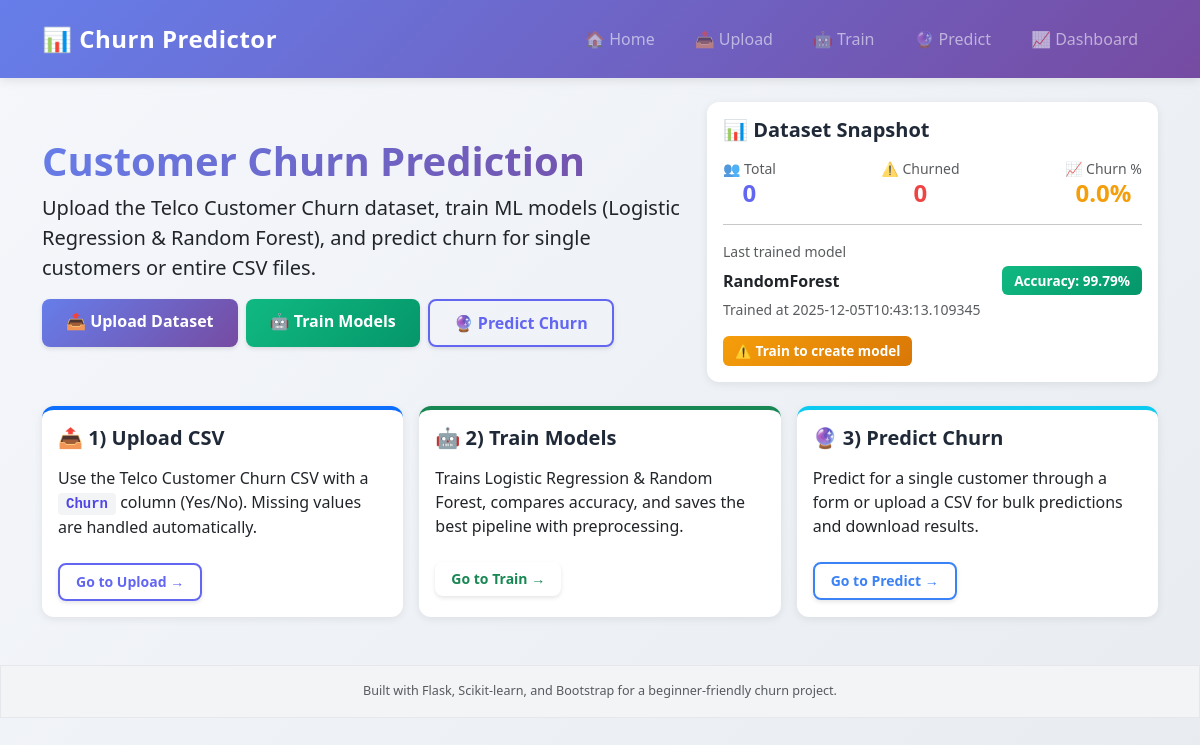
The page / on the database its author committed.
### tables this page shows
CREATE TABLE training_metrics (
            id INTEGER PRIMARY KEY AUTOINCREMENT,
            model_type TEXT,
            accuracy REAL,
            trained_at TEXT
        );

### app.py (the view)
@app.route("/")
def home():
    stats = dataset_stats(DATA_PATH)
    last_metric = latest_training_metric()
    return render_template(
        "home.html",
        stats=stats,
        last_metric=last_metric,
        model_exists=MODEL_PATH.exists(),
    )

### app.py (called while the page is built)
def get_db():
    conn = sqlite3.connect(DB_PATH)
    conn.row_factory = sqlite3.Row
    return conn

def latest_training_metric() -> Optional[Dict]:
    conn = get_db()
    cur = conn.cursor()
    cur.execute(
        "SELECT model_type, accuracy, trained_at FROM training_metrics ORDER BY id DESC LIMIT 1"
    )
    row = cur.fetchone()
    conn.close()
    if row:
        return dict(row)
    return None

def dataset_stats(csv_path: Path) -> Dict[str, float]:
    if not csv_path.exists():
        return {"total": 0, "churned": 0, "churn_pct": 0.0}
    df = load_dataset(csv_path)
    total = len(df)
    churned = int(df["Churn"].map({"Yes": 1, "No": 0}).sum()) if "Churn" in df else 0
    churn_pct = round((churned / total) * 100, 2) if total else 0.0
    return {"total": total, "churned": churned, "churn_pct": churn_pct}

### templates/home.html
{% extends "base.html" %}
{% block content %}
<div class="row align-items-center mb-4">
  <div class="col-md-7">
    <h1 class="fw-bold">Customer Churn Prediction</h1>
    <p class="lead">Upload the Telco Customer Churn dataset, train ML models (Logistic Regression & Random Forest), and predict churn for single customers or entire CSV files.</p>
    <div class="d-flex gap-2 flex-wrap">
      <a class="btn btn-primary" href="{{ url_for('upload') }}">📤 Upload Dataset</a>
      <a class="btn btn-success" href="{{ url_for('train_route') }}">🤖 Train Models</a>
      <a class="btn btn-outline-primary" href="{{ url_for('predict_route') }}">🔮 Predict Churn</a>
    </div>
  </div>
  <div class="col-md-5">
    <div class="card shadow-sm">
      <div class="card-body">
        <h5 class="card-title">📊 Dataset Snapshot</h5>
        <div class="d-flex justify-content-between">
          <div class="text-center">
            <span class="text-muted small d-block">👥 Total</span>
            <div class="h4 mb-0 text-primary fw-bold">{{ stats.total }}</div>
          </div>
          <div class="text-center">
            <span class="text-muted small d-block">⚠️ Churned</span>
            <div class="h4 mb-0 text-danger fw-bold">{{ stats.churned }}</div>
          </div>
          <div class="text-center">
            <span class="text-muted small d-block">📈 Churn %</span>
            <div class="h4 mb-0 text-warning fw-bold">{{ stats.churn_pct }}%</div>
          </div>
        </div>
        <hr>
        <p class="mb-1 small text-muted">Last trained model</p>
        {% if last_metric %}
          <div class="d-flex justify-content-between align-items-center">
            <strong>{{ last_metric.model_type }}</strong>
            <span class="badge bg-success">Accuracy: {{ '%.2f'|format(last_metric.accuracy * 100) }}%</span>
          </div>
          <div class="small text-muted mt-1">Trained at {{ last_metric.trained_at }}</div>
        {% else %}
          <div class="text-muted">No model trained yet.</div>
        {% endif %}
        <div class="mt-3">
          {% if model_exists %}
            <span class="badge bg-primary">✅ Model saved</span>
          {% else %}
            <span class="badge bg-warning">⚠️ Train to create model</span>
          {% endif %}
        </div>
      </div>
    </div>
  </div>
</div>
<div class="row g-3">
  <div class="col-md-4">
    <div class="card h-100 shadow-sm border-top border-primary border-4">
      <div class="card-body">
        <h5 class="card-title">📤 1) Upload CSV</h5>
        <p class="card-text">Use the Telco Customer Churn CSV with a <code>Churn</code> column (Yes/No). Missing values are handled automatically.</p>
        <a href="{{ url_for('upload') }}" class="btn btn-sm btn-outline-primary mt-2">Go to Upload →</a>
      </div>
    </div>
  </div>
  <div class="col-md-4">
    <div class="card h-100 shadow-sm border-top border-success border-4">
      <div class="card-body">
        <h5 class="card-title">🤖 2) Train Models</h5>
        <p class="card-text">Trains Logistic Regression & Random Forest, compares accuracy, and saves the best pipeline with preprocessing.</p>
        <a href="{{ url_for('train_route') }}" class="btn btn-sm btn-outline-success mt-2">Go to Train →</a>
      </div>
    </div>
  </div>
  <div class="col-md-4">
    <div class="card h-100 shadow-sm border-top border-info border-4">
      <div class="card-body">
        <h5 class="card-title">🔮 3) Predict Churn</h5>
        <p class="card-text">Predict for a single customer through a form or upload a CSV for bulk predictions and download results.</p>
        <a href="{{ url_for('predict_route') }}" class="btn btn-sm btn-outline-info mt-2">Go to Predict →</a>
      </div>
    </div>
  </div>
</div>
{% endblock %}

### static/style.css (style rules this page uses)
:root { --primary: #6366f1; --primary-dark: #4f46e5; --primary-light: #818cf8; --success: #10b981; --success-dark: #059669; --warning: #f59e0b; --danger: #ef4444; --info: #3b82f6; --dark: #1f2937; --light-gray: #f8f9fa; --gradient-primary: linear-gradient(135deg, #667eea 0%, #764ba2 100%); --gradient-success: linear-gradient(135deg, #10b981 0%, #059669 100%); --gradient-card: linear-gradient(135deg, #ffffff 0%, #f8f9fa 100%); }
* { transition: all 0.3s ease; }
body { background: linear-gradient(135deg, #f5f7fb 0%, #e8ecf1 100%); min-height: 100vh; font-family: 'Segoe UI', Tahoma, Geneva, Verdana, sans-serif; }
.card { border: none; border-radius: 12px; box-shadow: 0 4px 6px rgba(0, 0, 0, 0.07); overflow: hidden; background: white; }
.card-title { font-weight: 700; color: var(--dark); margin-bottom: 1rem; }
.shadow-sm { box-shadow: 0 2px 8px rgba(0, 0, 0, 0.08) !important; }
.btn { border-radius: 8px; font-weight: 600; padding: 0.6rem 1.5rem; border: none; transition: all 0.3s ease; box-shadow: 0 2px 4px rgba(0, 0, 0, 0.1); }
.btn-primary { background: var(--gradient-primary); color: white; }
.btn-success { background: var(--gradient-success); color: white; }
.btn-outline-primary { border: 2px solid var(--primary); color: var(--primary); background: transparent; }
.btn-outline-info { border: 2px solid var(--info); color: var(--info); background: transparent; }
.btn-sm { padding: 0.4rem 1rem; font-size: 0.875rem; }
.badge { font-weight: 600; padding: 0.5rem 0.75rem; border-radius: 6px; font-size: 0.85rem; }
.bg-success { background: var(--gradient-success) !important; }
.bg-warning { background: linear-gradient(135deg, #f59e0b 0%, #d97706 100%) !important; color: white !important; }
h1, h2 { color: var(--dark); font-weight: 700; }
h1 { background: var(--gradient-primary); -webkit-background-clip: text; -webkit-text-fill-color: transparent; background-clip: text; }
code { background: #f3f4f6; padding: 0.2rem 0.5rem; border-radius: 4px; color: var(--primary-dark); font-weight: 600; }
.card-body .h4 { color: var(--primary); font-weight: 700; }
.border-top.border-primary { border-top-width: 4px !important; }
.border-top.border-success { border-top-width: 4px !important; }
.border-top.border-info { border-top-width: 4px !important; }
.text-primary { color: var(--primary) !important; }
.text-danger { color: var(--danger) !important; }
.text-warning { color: var(--warning) !important; }

### rows shown on the page
training_metrics: model_type "RandomForest", last_metric.accuracy*100 "99.79", trained_at "2025-12-05T10:43:13.109345"

### other values the page prints
{{ stats.total }} "0"
{{ stats.churned }} "0"
{{ stats.churn_pct }} "0.0"
